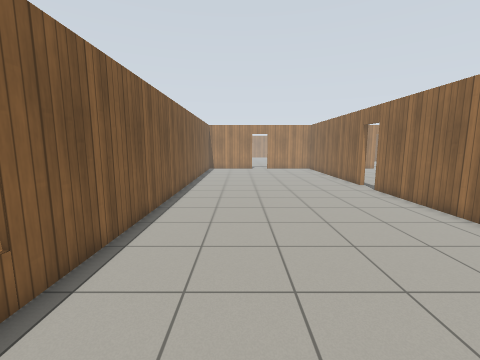
[1] (above)

23 first-person views from a walk through a Gazebo world. The camera is 1.3 m above the floor, tilts 8° down and sees 90° across. Floor lines are 1 m apart. The floor is counted in squares, 0.5 m on a side. Each view is taken from the middle of a square. On the plan, view 1 faces up. The plan holds only what a view shows up to about 17 squares ahead; the rest is blank. The place goes on beyond the plan. The robots in the file are not drawn. Simple patterns stand in for the simulator's built-in surfaces. Some stock models are drawn as simple stand-ins.

[2]
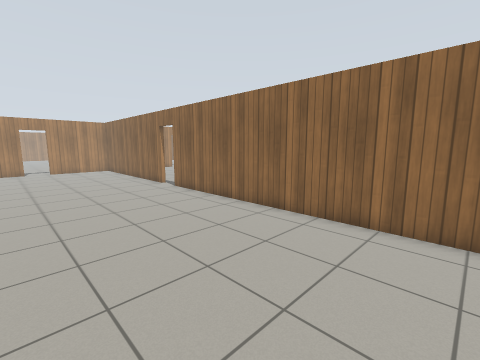

[3]
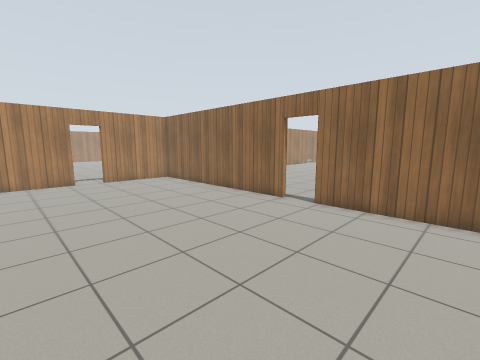

[4]
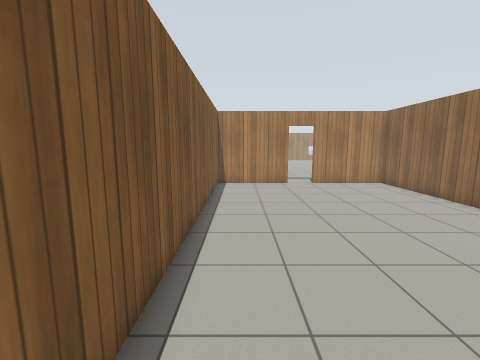

[5]
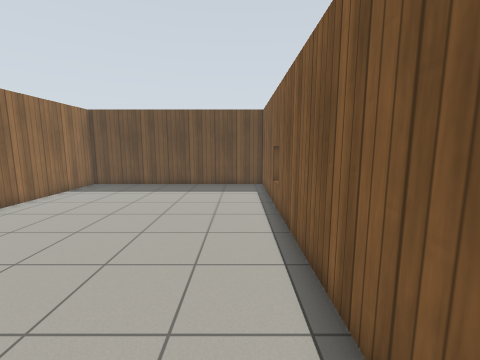

[6]
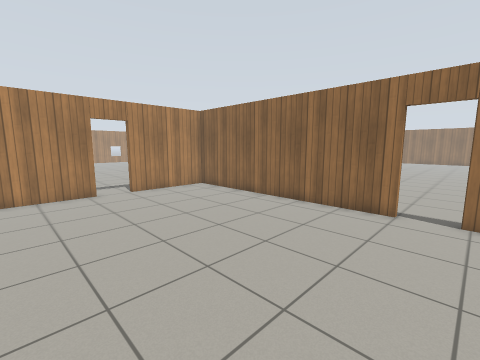

[7]
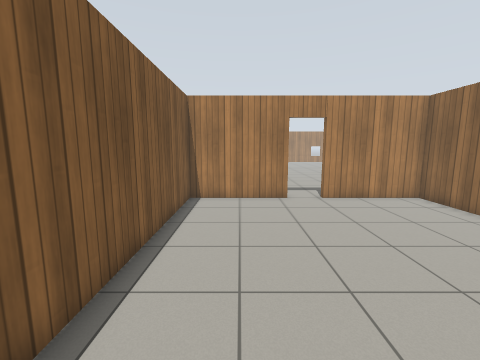

[8]
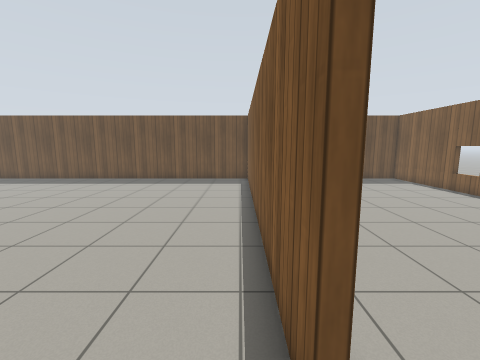

[9]
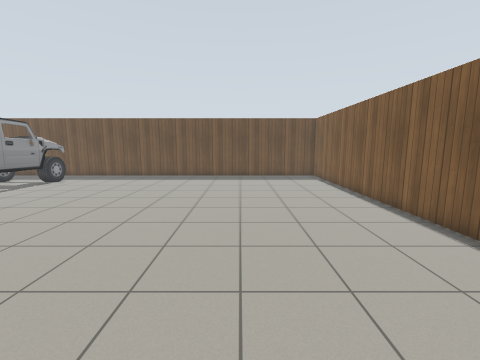

[10]
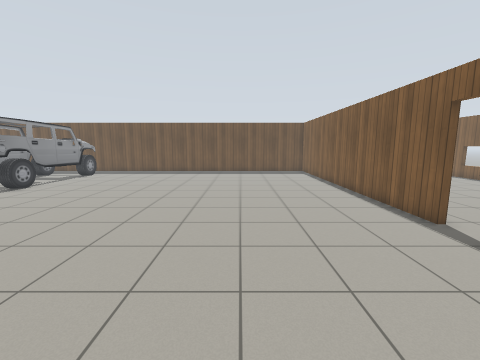

[11]
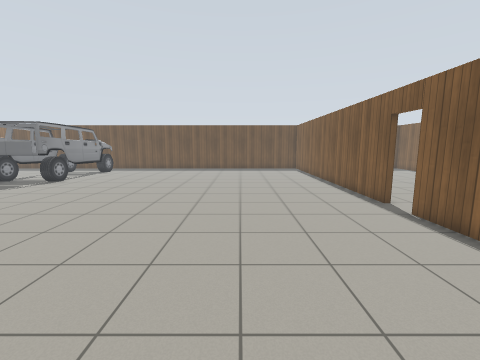

[12]
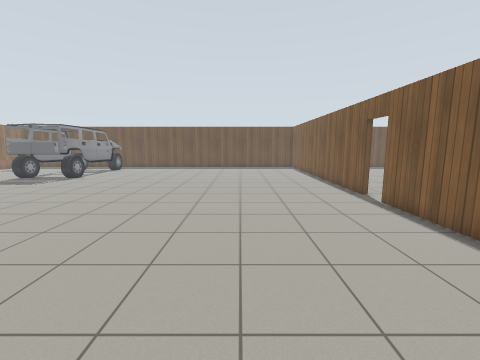

[13]
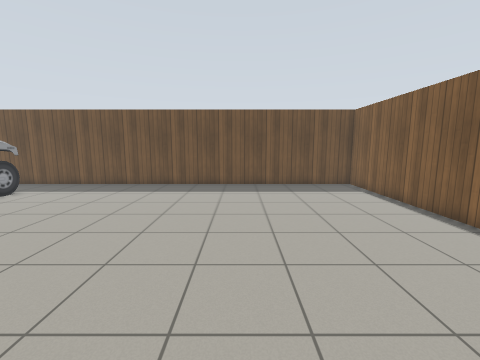

[14]
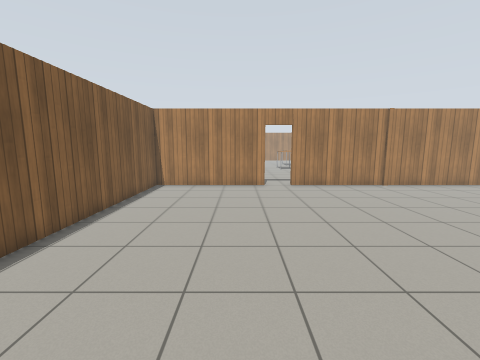

[15]
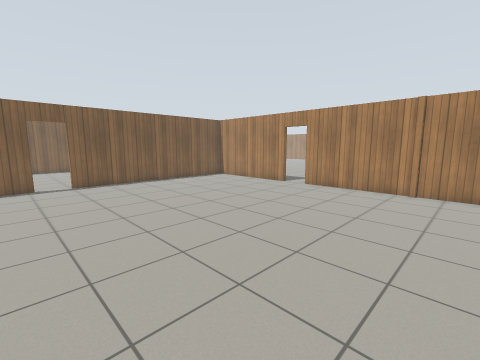

[16]
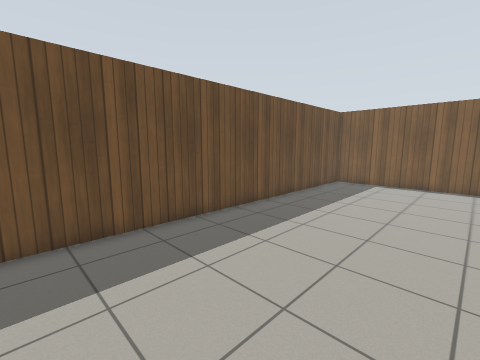

[17]
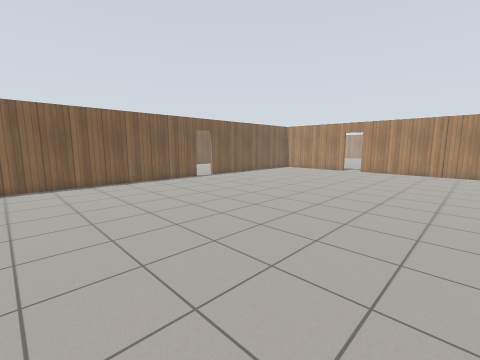

[18]
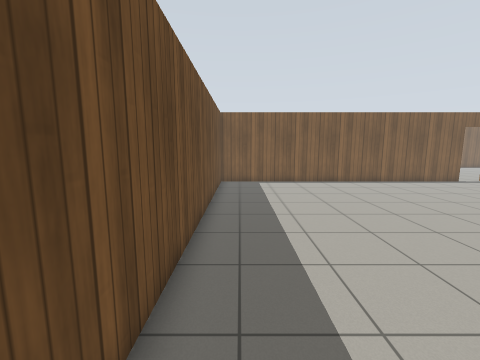

[19]
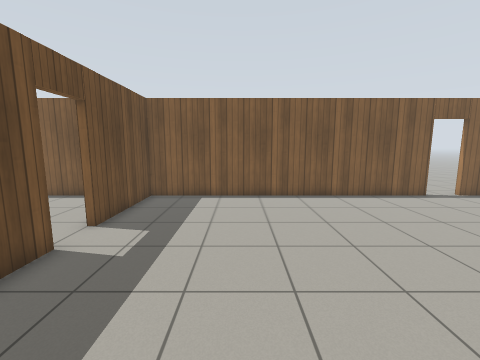

[20]
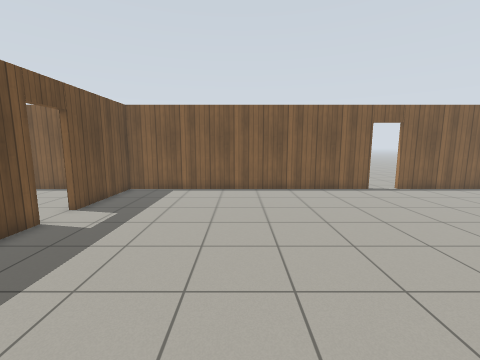

[21]
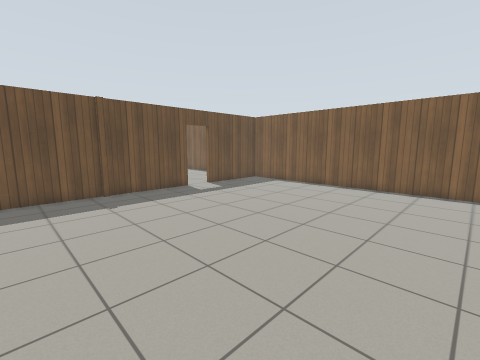

[22]
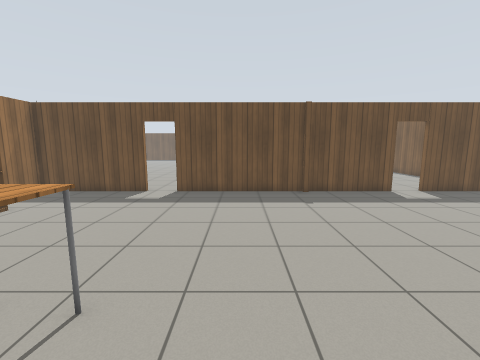

[23]
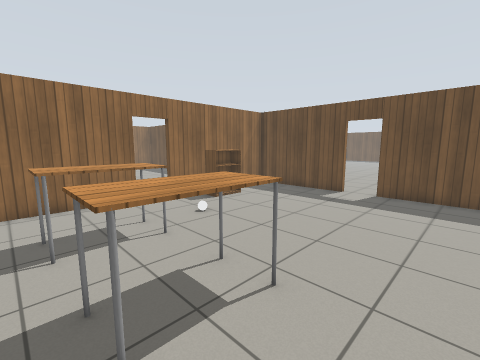

### Floor plan
Points are (right, up) in squares from view 1. A wall is a line through its corners. A room is listed if a view was taken in it or the views show most of it. See-through windows are left out.
Room 1 (views 1, 2, 3, 4, 5, 6, 7)
walls: (8.1, 16) (8.1, 28) (3.2, 28); (1.4, 28) (-3.5, 28) (-3.5, -3.4) (8.1, -3.4) (8.1, 14.2)
ways out: open door at (8, 15.5) to room 2; open door at (2.5, 28) to room 3
Room 2 (views 8, 9, 10, 11, 12, 13, 14, 15, 16, 17, 18)
walls: (8.4, 14.2) (8.4, -3.4) (26.5, -3.4); (15.7, 28) (8.4, 28) (8.4, 16); (23.6, 28) (17.4, 28); (26.5, 28) (23.7, 28)
ways out: open door at (8, 15.5) to room 1; open door at (16.5, 28) to room 3
Room 3 (views 19, 20, 21, 22, 23)
walls: (8.2, 28.3) (15.7, 28.3); (3.2, 28.3) (8.1, 28.3); (17.4, 28.3) (23.5, 28.3) (23.5, 35.8); (23.5, 37.4) (23.5, 42.2); (-3.5, 42.5) (-3.5, 28.3) (1.4, 28.3)
ways out: open door at (2.5, 28) to room 1; open door at (16.5, 28) to room 2; open door at (24, 36.5)
objects: table (14, 38) to (16, 41); table (19, 39) to (20, 42); other object (20, 36); bookshelf (21, 32) to (22, 34)

Where each view was taken, in squares from view 1:
view 1: 0 up, 0 right, facing up
view 2: 0 up, 0 right, facing up-right
view 3: 9 up, 2 left, facing up-right
view 4: 11 up, 2 left, facing up
view 5: 13 up, 2 left, facing down
view 6: 14 up, 2 left, facing up-right
view 7: 16 up, 1 left, facing up
view 8: 16 up, 9 right, facing down
view 9: 18 up, 15 right, facing down
view 10: 22 up, 15 right, facing down
view 11: 25 up, 15 right, facing down
view 12: 27 up, 15 right, facing down
view 13: 13 up, 16 right, facing down
view 14: 12 up, 14 right, facing up
view 15: 13 up, 26 right, facing up-left
view 16: 4 up, 26 right, facing down-left
view 17: 2 up, 26 right, facing up-left
view 18: 2 down, 26 right, facing left
view 19: 33 up, 9 right, facing left
view 20: 35 up, 11 right, facing left
view 21: 42 up, 12 right, facing down-left
view 22: 42 up, 12 right, facing down
view 23: 42 up, 12 right, facing down-right
